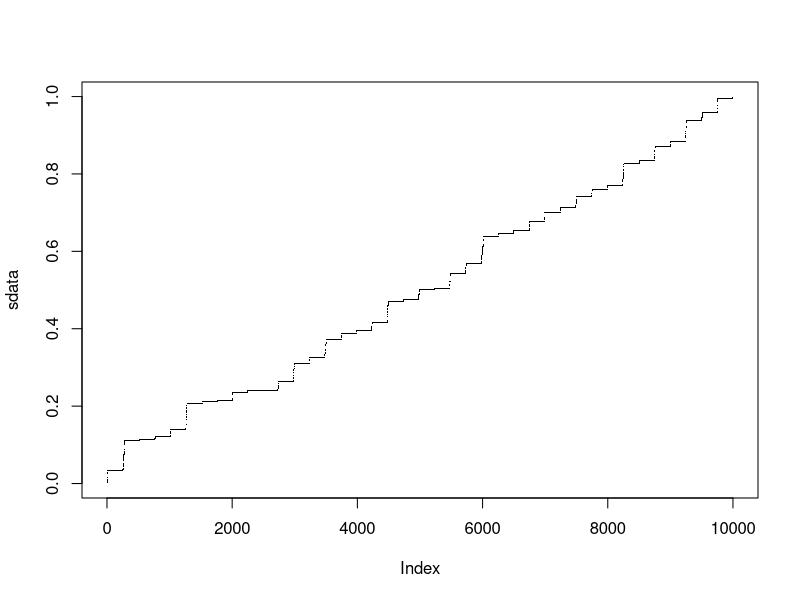

R code for this plot: (Note: this script raises an error after producing the figure.)
# rngTests.r	Robert Johns	April 29, 2014
# scans a sequence of random variates valued between
# 0 and 9999 and runs statistical analysis on them 
# to check that they are indeed uniformly distributed
# and that they are sufficiently random.

data = scan("a3725.txt")

data = data / 10000

print(data[1])
print(mean(data))
print(var(data))

sdata  = sort(data)
plot(sdata, pch = '.')
abline(h = mean)
acf(data)
spec.pgram(data)